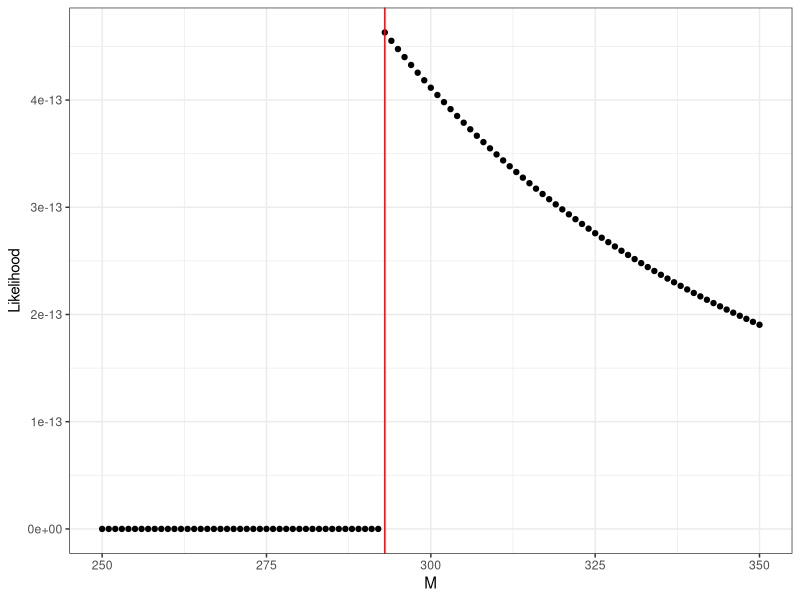

The R script that drew this image:
## ---- chunk 1
knitr::opts_chunk$set(echo = TRUE)
# Useful packages
library(tidyverse)
library(haven)
## ---- chunk 2
# Read in the UCDP data
ucdp <- read_csv("data/ucdp-brd-conf-221.csv")
## ---- chunk 3
pois_loglik <- function(beta, Y, X){
  return(Y*(X%*%beta) - exp(X%*%beta))
}

## ---- chunk 4
library(maxLik)
# Make the model matrix
X_matrix <- model.matrix(bd_best ~ I(year-2000) + I(type_of_conflict == 2) + I(type_of_conflict == 4), data=ucdp)
## ---- chunk 5
pois_reg <- maxLik(pois_loglik, start = rep(0, ncol(X_matrix)),
                   method="BFGS",
                   Y = ucdp$bd_best,
                   X = X_matrix)
## ---- chunk 6
pois_coef <- coef(pois_reg)
pois_coef
## ---- chunk 7
pois_vcov <- solve(-hessian(pois_reg))
## ---- chunk 8
pois_se <- sqrt(diag(pois_vcov))
## ---- chunk 9
year_95CI <- c(pois_coef[2] - qnorm(.975)*pois_se[2], pois_coef[2] + qnorm(.975)*pois_se[2])
year_95CI
## ---- chunk 10
year_pval <- 2*pnorm(-abs((pois_coef[2]/pois_se[2])))
## ---- chunk 11
exp(pois_coef[2])
## ---- chunk 12
predicted_counts <- exp(pois_coef%*%c(1, 18, 1, 0)) # Remember we re-centered year to 2000
predicted_counts
## ---- chunk 13
predicted_se <- sqrt(numericGradient(function(x) exp(x%*%c(1, 18, 1, 0)), t0=pois_coef)%*%pois_vcov%*%t(numericGradient(function(x) exp(x%*%c(1, 18, 1, 0)), t0=pois_coef)))
predicted_se
## ---- chunk 14
c(predicted_counts - qnorm(.975)*predicted_se, predicted_counts + qnorm(.975)*predicted_se)
## ---- chunk 15
lin_mod <- lm(bd_best ~ I(year-2000) + I(type_of_conflict == 2) + I(type_of_conflict == 4), data=ucdp)
pred_lin <- predict(lin_mod, newdata = data.frame(year = 2018, type_of_conflict = 2))
pred_lin
## ---- chunk 16
library(sandwich)
pois_vcov_robust <- solve(-hessian(pois_reg))%*%(t(estfun(pois_reg))%*%(estfun(pois_reg)))%*%solve(-hessian(pois_reg))
pois_vcov_robust

pois_se_robust <- sqrt(diag(pois_vcov_robust))
## ---- chunk 17
pois_se
pois_se_robust
## ---- chunk 18
pois_se_robust/pois_se
## ---- chunk 19
year_pval_robust <- 2*pnorm(-abs((pois_coef[2]/pois_se_robust[2])))
year_pval_robust
## ---- chunk 20
likelihood_fun <- function(M, X){
  prod((1/M)*as.integer(X <= M))
}

X_obs <- c(10, 30, 78, 293, 43)

lik_plot <- data.frame(x=250:350) %>% ggplot(aes(x=x)) + xlim(250, 350) + geom_point(aes(y=sapply(x, function(m) likelihood_fun(m, X_obs)))) + theme_bw() + ylab("Likelihood") + xlab("M") + geom_vline(xintercept=293, col="red")
lik_plot
